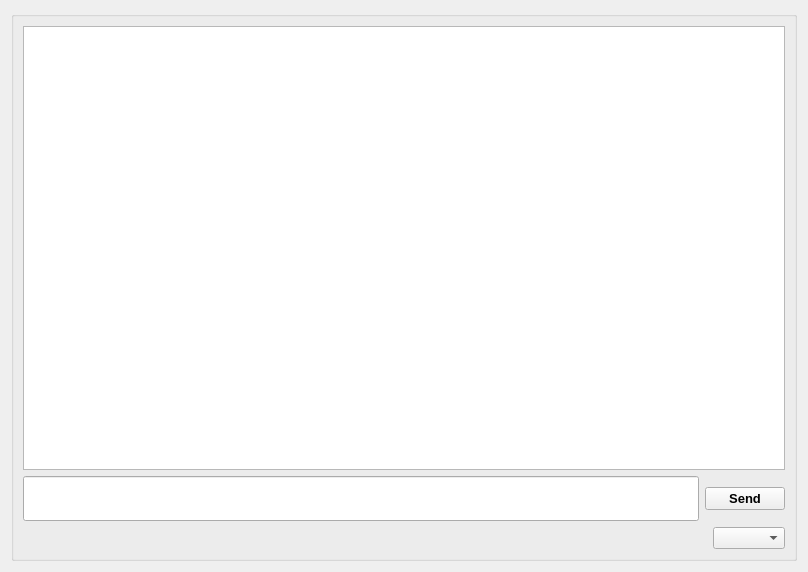
<?xml version="1.0" encoding="UTF-8"?>
<ui version="4.0">
 <class>chatTab</class>
 <widget class="QWidget" name="chatTab">
  <property name="geometry">
   <rect>
    <x>0</x>
    <y>0</y>
    <width>808</width>
    <height>572</height>
   </rect>
  </property>
  <property name="windowTitle">
   <string>Form</string>
  </property>
  <layout class="QGridLayout" name="gridLayout_2">
   <item row="0" column="0">
    <widget class="QGroupBox" name="gb_chat">
     <property name="title">
      <string/>
     </property>
     <layout class="QGridLayout" name="gridLayout">
      <item row="0" column="0" colspan="2">
       <widget class="QTextEdit" name="te_chat">
        <property name="readOnly">
         <bool>true</bool>
        </property>
       </widget>
      </item>
      <item row="2" column="0" colspan="2">
       <layout class="QHBoxLayout" name="horizontalLayout_3">
        <item>
         <spacer name="horizontalSpacer">
          <property name="orientation">
           <enum>Qt::Orientation::Horizontal</enum>
          </property>
          <property name="sizeHint" stdset="0">
           <size>
            <width>138</width>
            <height>20</height>
           </size>
          </property>
         </spacer>
        </item>
        <item>
         <widget class="QComboBox" name="cb_models"/>
        </item>
       </layout>
      </item>
      <item row="1" column="1">
       <widget class="QPushButton" name="btn_send">
        <property name="minimumSize">
         <size>
          <width>0</width>
          <height>0</height>
         </size>
        </property>
        <property name="font">
         <font>
          <pointsize>10</pointsize>
          <bold>true</bold>
          <stylestrategy>PreferAntialias</stylestrategy>
         </font>
        </property>
        <property name="cursor">
         <cursorShape>PointingHandCursor</cursorShape>
        </property>
        <property name="text">
         <string>Send</string>
        </property>
       </widget>
      </item>
      <item row="1" column="0">
       <widget class="QLineEdit" name="le_input">
        <property name="minimumSize">
         <size>
          <width>0</width>
          <height>45</height>
         </size>
        </property>
        <property name="font">
         <font>
          <pointsize>9</pointsize>
          <bold>false</bold>
          <stylestrategy>PreferAntialias</stylestrategy>
         </font>
        </property>
       </widget>
      </item>
     </layout>
    </widget>
   </item>
  </layout>
 </widget>
 <resources/>
 <connections/>
</ui>
